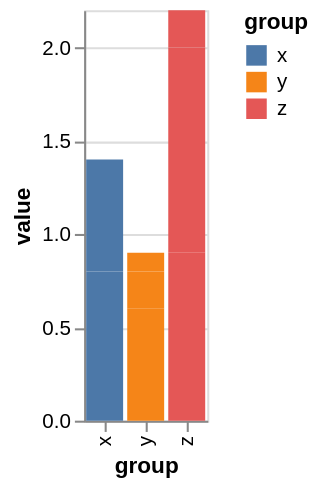

Describe this chart as a Vega-Lite specification.
### Vega specification from a JSON file in a GitHub repository (floating-point values rounded to 4 significant figures)
{"$schema": "https://vega.github.io/schema/vega/v5.json", "description": "xOffset without x will be replaced as x", "background": "white", "padding": 5, "height": 200, "style": "cell", "data": [{"name": "source_0", "values": [{"category": "A", "group": "x", "value": 0.1}, {"category": "A", "group": "y", "value": 0.6}, {"category": "A", "group": "z", "value": 0.9}, {"category": "B", "group": "x", "value": 0.7}, {"category": "B", "group": "y", "value": 0.2}, {"category": "B", "group": "z", "value": 1.1}, {"category": "C", "group": "x", "value": 0.6}, {"category": "C", "group": "y", "value": 0.1}, {"category": "C", "group": "z", "value": 0.2}]}, {"name": "data_0", "source": "source_0", "transform": [{"type": "stack", "groupby": ["group"], "field": "value", "sort": {"field": [], "order": []}, "as": ["value_start", "value_end"], "offset": "zero"}, {"type": "filter", "expr": "isValid(datum[\"value\"]) && isFinite(+datum[\"value\"])"}]}], "signals": [{"name": "x_step", "value": 20}, {"name": "width", "update": "bandspace(domain('x').length, 0.1, 0.05) * x_step"}], "marks": [{"name": "marks", "type": "rect", "style": ["bar"], "from": {"data": "data_0"}, "encode": {"update": {"fill": {"scale": "color", "field": "group"}, "ariaRoleDescription": {"value": "bar"}, "description": {"signal": "\"value: \" + (format(datum[\"value\"], \"\")) + \"; group: \" + (isValid(datum[\"group\"]) ? datum[\"group\"] : \"\"+datum[\"group\"])"}, "x": {"scale": "x", "field": "group"}, "width": {"scale": "x", "band": 1}, "y": {"scale": "y", "field": "value_end"}, "y2": {"scale": "y", "field": "value_start"}}}}], "scales": [{"name": "x", "type": "band", "domain": {"data": "data_0", "field": "group", "sort": true}, "range": {"step": {"signal": "x_step"}}, "paddingInner": 0.1, "paddingOuter": 0.05}, {"name": "y", "type": "linear", "domain": {"data": "data_0", "fields": ["value_start", "value_end"]}, "range": [{"signal": "height"}, 0], "nice": true, "zero": true}, {"name": "color", "type": "ordinal", "domain": {"data": "data_0", "field": "group", "sort": true}, "range": "category"}], "axes": [{"scale": "y", "orient": "left", "gridScale": "x", "grid": true, "tickCount": {"signal": "ceil(height/40)"}, "domain": false, "labels": false, "aria": false, "maxExtent": 0, "minExtent": 0, "ticks": false, "zindex": 0}, {"scale": "x", "orient": "bottom", "grid": false, "title": "group", "labelAlign": "right", "labelAngle": 270, "labelBaseline": "middle", "zindex": 0}, {"scale": "y", "orient": "left", "grid": false, "title": "value", "labelOverlap": true, "tickCount": {"signal": "ceil(height/40)"}, "zindex": 0}], "legends": [{"fill": "color", "symbolType": "square", "title": "group"}]}
